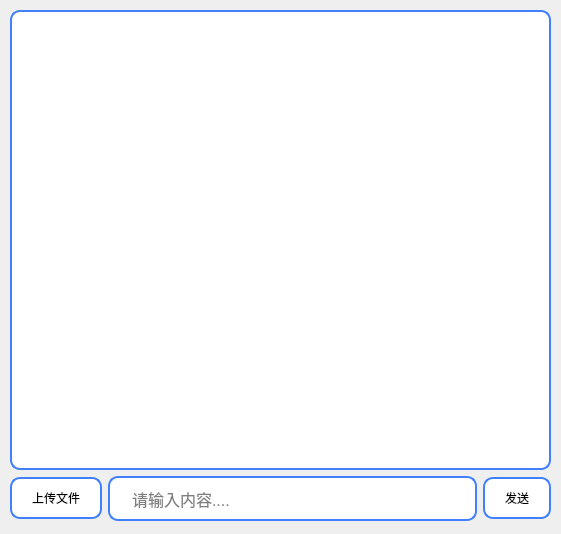
<?xml version="1.0" encoding="UTF-8"?>
<ui version="4.0">
 <class>Form</class>
 <widget class="QWidget" name="Form">
  <property name="geometry">
   <rect>
    <x>0</x>
    <y>0</y>
    <width>561</width>
    <height>534</height>
   </rect>
  </property>
  <property name="windowTitle">
   <string>Form</string>
  </property>
  <widget class="QWidget" name="">
   <property name="geometry">
    <rect>
     <x>10</x>
     <y>10</y>
     <width>541</width>
     <height>511</height>
    </rect>
   </property>
   <layout class="QVBoxLayout" name="verticalLayout_2">
    <item>
     <widget class="QTextEdit" name="textEdit">
      <property name="styleSheet">
       <string notr="true">background-color: white;
    color: black;
    border: 2px solid #4080ff;
    border-radius: 10px;
    padding: 10px 20px;
    font-family: Arial;
    font-size: 16px;
    text-align: center;
    text-decoration: none;
    qproperty-icon: url(:/images/icon.png);</string>
      </property>
      <property name="readOnly">
       <bool>true</bool>
      </property>
     </widget>
    </item>
    <item>
     <layout class="QHBoxLayout" name="horizontalLayout_2">
      <item>
       <widget class="QPushButton" name="pushButton_2">
        <property name="styleSheet">
         <string notr="true">background-color: white;
    color: black;
    border: 2px solid #4080ff;
    border-radius: 10px;
    padding: 10px 20px;
    font-family: Arial;
    font-size: 12px;
    text-align: center;
    text-decoration: none;
    qproperty-icon: url(:/images/icon.png);</string>
        </property>
        <property name="text">
         <string>上传文件</string>
        </property>
       </widget>
      </item>
      <item>
       <widget class="QLineEdit" name="lineEdit">
        <property name="styleSheet">
         <string notr="true">background-color: white;
    color: black;
    border: 2px solid #4080ff;
    border-radius: 10px;
    padding: 10px 20px;
    font-family: Arial;
    font-size: 16px;
    text-align: center;
    text-decoration: none;
    qproperty-icon: url(:/images/icon.png);</string>
        </property>
        <property name="placeholderText">
         <string>请输入内容....</string>
        </property>
       </widget>
      </item>
      <item>
       <widget class="QPushButton" name="pushButton">
        <property name="styleSheet">
         <string notr="true">background-color: white;
    color: black;
    border: 2px solid #4080ff;
    border-radius: 10px;
    padding: 10px 20px;
    font-family: Arial;
    font-size: 12px;
    text-align: center;
    text-decoration: none;
    qproperty-icon: url(:/images/icon.png);</string>
        </property>
        <property name="text">
         <string>发送</string>
        </property>
       </widget>
      </item>
     </layout>
    </item>
   </layout>
  </widget>
 </widget>
 <resources/>
 <connections/>
</ui>
